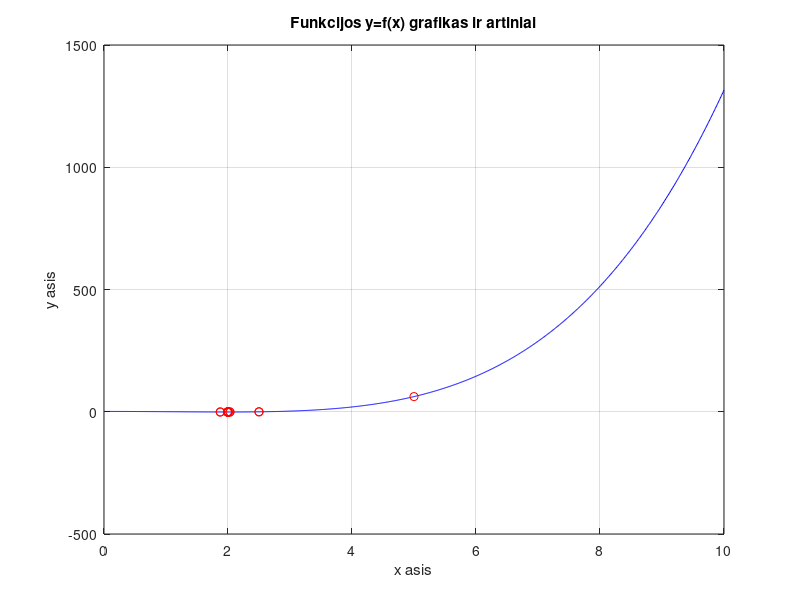

Write the MATLAB code that produced this figure.
function DividingByHalf
% Dalijimo pusiau metodu randamas funkcijos f(x) minimumas intervale [l,r].

f=@(x)(((x.^2-4).^2)/7) - 1;

l=0;   % apatinis intervalo rezis
r=10;  % desinysis intervalo rezis

epsilon=10^(-4); %tikslumas

k=1; %iteraciju skaitliukas
kmax=100; % maksimalus iteraciju skaitliukas

%Funkcijos grafiko y=f(x) braizymas
x=l:0.01:r;
y=f(x);
plot(x,y,'b');
grid on;
xlabel('x asis');
ylabel('y asis');
title(['Funkcijos y=f(x) grafikas ir artiniai']);

%Metodo realizavimas
L=r-l;      %intervalo ilgis
xm=(l+r)/2; %intervalo vidurio taskas
ym=f(xm);

disp(['     xm        ym        k         funkc. kviet. sk']);

format long

while L>= epsilon

      format long
      disp([xm, ym]);
      format short
      disp([k, 2*k+1]);
      
      hold on;
      plot(xm, ym, 'ro');
      
      x1=l+L/4; y1=f(x1);
      x2=r-L/4; y2=f(x2);      
      
      if y1 < ym
          r = xm;
          xm = x1;
          ym = y1;
          % ciklas tesiasi
      elseif y2 < ym
          l = xm;
          xm = x2;
          ym = y2;
      else
          l = x1;
          r = x2;
      end   
             
      if k==kmax
          format short
          disp(['Pasiektas maksimalus iteraciju skaicius k=', num2str(kmax)]);
          break
      end   
      
      k=k+1;
      L=r-l;
end
end
